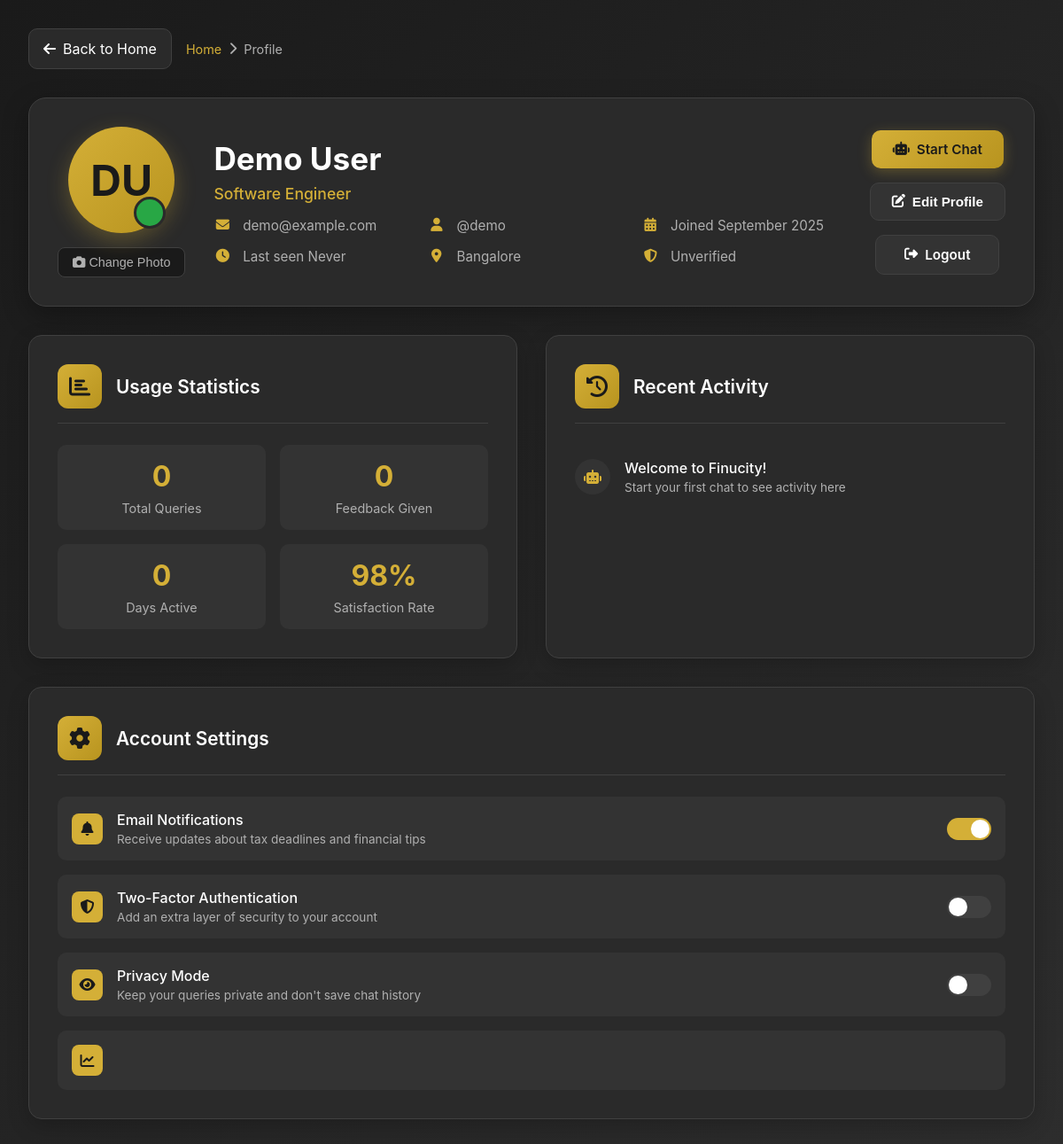
Screenshot of /profile (signed in) with the database file from the repository.
### finucity/models.py (models this page shows, shortened)
class User(UserMixin, db.Model):
    __tablename__ = 'users'
    id = db.Column(db.Integer, primary_key=True)
    username = db.Column(db.String(80), unique=True, nullable=False, index=True)
    email = db.Column(db.String(120), unique=True, nullable=False, index=True)
    password_hash = db.Column(db.String(200), nullable=False)
    first_name = db.Column(db.String(50), nullable=False)
    last_name = db.Column(db.String(50), nullable=False)
    phone = db.Column(db.String(15))
    profession = db.Column(db.String(100))
    city = db.Column(db.String(50))
    state = db.Column(db.String(50))
    is_active = db.Column(db.Boolean, default=True)
    is_admin = db.Column(db.Boolean, default=False)
    email_verified = db.Column(db.Boolean, default=False)
    created_at = db.Column(db.DateTime, default=datetime.utcnow)
    last_login = db.Column(db.DateTime)
    last_seen = db.Column(db.DateTime, default=datetime.utcnow)
    chat_queries = db.relationship('ChatQuery', backref='user', lazy='dynamic', cascade='all, delete-orphan')
    conversations = db.relationship('Conversation', backref='user', lazy='dynamic', cascade='all, delete-orphan')
    feedback_entries = db.relationship(
        'UserFeedback',
        foreign_keys='UserFeedback.user_id',
        backref='user',
        lazy='dynamic',
        cascade='all, delete-orphan'
    )
    admin_responses = db.relationship(
        'UserFeedback',
        foreign_keys='UserFeedback.admin_user_id',
        backref='admin',
        lazy='dynamic'
    )
    @property
    def full_name(self) -> str:
        return f"{self.first_name} {self.last_name}"

### finucity/routes.py (the view)
@main_bp.route('/profile', endpoint='profile')
@login_required
def profile():
    return render_template('profile.html', user=current_user)

### app.py (called while the page is built)
@login_manager.user_loader
def load_user(user_id):
    return User.query.get(int(user_id))

@app.context_processor
def utility_processor():
    return dict(hasattr=hasattr, getattr=getattr, isinstance=isinstance, len=len, str=str, int=int, float=float, bool=bool)

### finucity/routes.py (called while the page is built)
def check_ca_access():
    if not current_user. is_authenticated:
        return False
    user_role = getattr(current_user, 'role', 'user')
    return user_role in ['ca', 'admin']

def check_admin_access():
    if not current_user. is_authenticated:
        return False
    user_role = getattr(current_user, 'role', 'user')
    return user_role == 'admin'

@main_bp. context_processor
def inject_current_year():
    return {
        'current_year': datetime.now().year,
        'current_date': datetime. now().strftime('%B %d, %Y')
    }

@main_bp.context_processor
def inject_supabase_env():
    return {
        'SUPABASE_URL': os.getenv('SUPABASE_URL', ''),
        'SUPABASE_ANON_KEY':  os.getenv('SUPABASE_ANON_KEY', '')
    }

### finucity/templates/profile.html (shortened to what this page needs)
<!DOCTYPE html>
<html lang="en">
<head>
    <link rel="stylesheet" href="https://cdnjs.cloudflare.com/ajax/libs/font-awesome/6.4.0/css/all.min.css">
</head>
<body>
    <div class="container">
        <div class="back-nav">
            <a href="{{ url_for('main.home') }}" class="back-btn">
                <i class="fas fa-arrow-left"></i>
                <span>Back to Home</span>
            </a>
            <div class="breadcrumb">
                <a href="{{ url_for('main.home') }}">Home</a>
                <i class="fas fa-chevron-right"></i>
                <span>Profile</span>
            </div>
        </div>
        <div class="header">
            <div class="avatar-section">
                <div class="user-avatar">
                    {{ user.first_name[0] }}{{ user.last_name[0] }}
                </div>
                <button class="avatar-upload">
                    <i class="fas fa-camera"></i> Change Photo
                </button>
            </div>
            <div class="user-info">
                <h1 class="user-name">{{ user.full_name }}</h1>
                <p class="user-title">
                    {% if user.profession %}
                        {{ user.profession }}
                    {% else %}
                        Finucity User
                    {% endif %}
                </p>
                <div class="user-meta">
                    <div class="meta-item">
                        <i class="fas fa-envelope"></i>
                        <span>{{ user.email }}</span>
                    </div>
                    <div class="meta-item">
                        <i class="fas fa-user"></i>
                        <span>@{{ user.username }}</span>
                    </div>
                    <div class="meta-item">
                        <i class="fas fa-calendar-alt"></i>
                        <span>Joined {{ user.created_at.strftime('%B %Y') if user.created_at else 'Recently' }}</span>
                    </div>
                    <div class="meta-item">
                        <i class="fas fa-clock"></i>
                        <span>Last seen {{ user.last_login.strftime('%B %d, %Y') if user.last_login else 'Never' }}</span>
                    </div>
                    {% if user.city %}
                    <div class="meta-item">
                        <i class="fas fa-map-marker-alt"></i>
                        <span>{{ user.city }}{% if user.state %}, {{ user.state }}{% endif %}</span>
                    </div>
                    {% endif %}
                    <div class="meta-item">
                        <i class="fas fa-shield-alt"></i>
                        <span>{% if user.email_verified %}Verified Account{% else %}Unverified{% endif %}</span>
                    </div>
                </div>
            </div>
            <div class="header-actions">
                <a href="{{ url_for('chat.chat_interface') }}" class="btn btn-primary">
                    <i class="fas fa-robot"></i>
                    Start Chat
                </a>
                <button class="btn btn-secondary" onclick="openEditProfile()">
                    <i class="fas fa-edit"></i>
                    Edit Profile
                </button>
                <a href="{{ url_for('auth.logout') }}" class="btn btn-secondary">
                    <i class="fas fa-sign-out-alt"></i>
                    Logout
                </a>
            </div>
        </div>
        <div class="main-content">
            <div class="card">
                <div class="card-header">
                    <div class="card-icon">
                        <i class="fas fa-chart-bar"></i>
                    </div>
                    <h2 class="card-title">Usage Statistics</h2>
                </div>
                <div class="stat-grid">
                    <div class="stat-item">
                        <div class="stat-number">{{ user_stats.total_queries if user_stats else 0 }}</div>
                        <div class="stat-label">Total Queries</div>
                    </div>
                    <div class="stat-item">
                        <div class="stat-number">{{ user_stats.total_feedback if user_stats else 0 }}</div>
                        <div class="stat-label">Feedback Given</div>
                    </div>
                    <div class="stat-item">
                        <div class="stat-number">{{ user_stats.days_active if user_stats else 0 }}</div>
                        <div class="stat-label">Days Active</div>
                    </div>
                    <div class="stat-item">
                        <div class="stat-number">{{ user_stats.satisfaction_rate if user_stats else 98 }}%</div>
                        <div class="stat-label">Satisfaction Rate</div>
                    </div>
                </div>
            </div>
            <div class="card">
                <div class="card-header">
                    <div class="card-icon">
                        <i class="fas fa-history"></i>
                    </div>
                    <h2 class="card-title">Recent Activity</h2>
                </div>
                <ul class="recent-activity">
                    {% if recent_queries %}
                        {% for query in recent_queries %}
                        <li class="activity-item">
                            <div class="activity-icon">
                                <i class="fas fa-{{ 'chart-line' if query.category == 'investment' else 'file-invoice-dollar' if query.category == 'income_tax' else 'building' if query.category == 'gst' else 'question' }}"></i>
                            </div>
                            <div class="activity-content">
                                <div class="activity-title">{{ query.question[:60] }}{% if query.question|length > 60 %}...{% endif %}</div>
                                <div class="activity-time">{{ query.timestamp.strftime('%B %d, %Y at %I:%M %p') if query.timestamp else 'Recently' }}</div>
                            </div>
                        </li>
                        {% endfor %}
                    {% else %}
                        <li class="activity-item">
                            <div class="activity-icon">
                                <i class="fas fa-robot"></i>
                            </div>
                            <div class="activity-content">
                                <div class="activity-title">Welcome to Finucity!</div>
                                <div class="activity-time">Start your first chat to see activity here</div>
                            </div>
                        </li>
                    {% endif %}
                </ul>
            </div>
            <div class="card full-width">
                <div class="card-header">
                    <div class="card-icon">
                        <i class="fas fa-cog"></i>
                    </div>
                    <h2 class="card-title">Account Settings</h2>
                </div>
                <div class="account-settings">
                    <div class="setting-item">
                        <div class="setting-info">
                            <div class="setting-icon">
                                <i class="fas fa-bell"></i>
                            </div>
                            <div class="setting-details">
                                <h4>Email Notifications</h4>
                                <p>Receive updates about tax deadlines and financial tips</p>
                            </div>
                        </div>
                        <div class="toggle-switch active" onclick="toggleSetting(this)"></div>
                    </div>
                    <div class="setting-item">
                        <div class="setting-info">
                            <div class="setting-icon">
                                <i class="fas fa-shield-alt"></i>
                            </div>
                            <div class="setting-details">
                                <h4>Two-Factor Authentication</h4>
                                <p>Add an extra layer of security to your account</p>
                            </div>
                        </div>
                        <div class="toggle-switch" onclick="toggleSetting(this)"></div>
                    </div>
                    <div class="setting-item">
                        <div class="setting-info">
                            <div class="setting-icon">
                                <i class="fas fa-eye"></i>
                            </div>
                            <div class="setting-details">
                                <h4>Privacy Mode</h4>
                                <p>Keep your queries private and don't save chat history</p>
                            </div>
                        </div>
                        <div class="toggle-switch" onclick="toggleSetting(this)"></div>
                    </div>
                    <div class="setting-item">
                        <div class="setting-info">
                            <div class="setting-icon">
                                <i class="fas fa-chart-line"></i>
                            </div>

### rows the page displays
User: first_name "D", last_name "U", full_name "Demo User", profession "Software Engineer", email "demo@example.com", username "demo", created_at "September 2025", last_login "Never", city "Bangalore"

### other values shown
{{ user_stats.total_queries if user_stats else 0 }} "0"
{{ user_stats.total_feedback if user_stats else 0 }} "0"
{{ user_stats.days_active if user_stats else 0 }} "0"
{{ user_stats.satisfaction_rate if user_stats else 98 }} "98"
